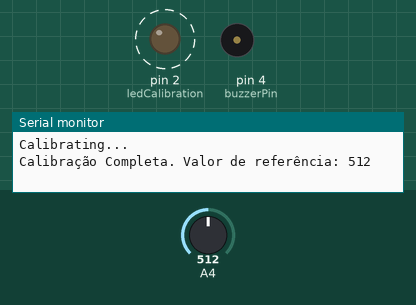
Recording of a sketch running on a simulated Arduino Mega 2560, built with avr-gcc and run on an emulated ATmega2560. Shown: output pins drawn as LEDs (lit = HIGH), buzzer (waves = sounding, pin HIGH), the last lines printed to the serial monitor. Dashed ring = blinking. The test bench sets the inputs (shaded band); at power-on: A4 = 512.

Above: at 11.2 s.
11.3 s: A4 set to 475
14.5 s: A4 set to 447
At 16.9 s:
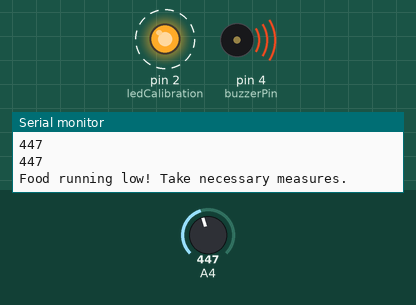
17.7 s: A4 set to 510
At 19.9 s:
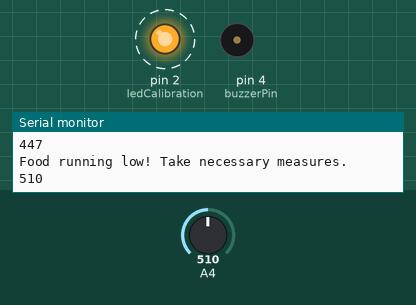
20.9 s: A4 set to 306
At 22.4 s:
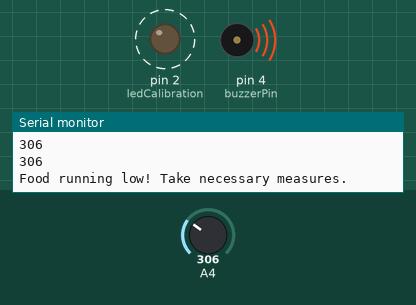
Timing chart, 0 to 25.1 s (numbered marks = the images above; inputs shaded):
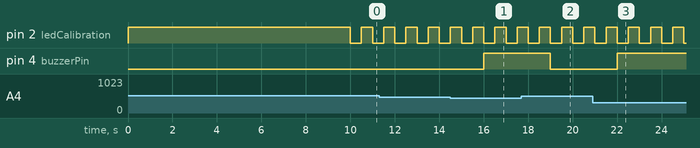

Measured:
- the behaviour switches between 461 and 460 on A4 (found by bisection; images 0 and 1)
- after the input at 14.5 s, pin 4 (buzzerPin): LOW → HIGH after 1.5 s
- after the input at 17.7 s, pin 4 (buzzerPin): HIGH → LOW after 1.3 s
- after the input at 20.9 s, pin 4 (buzzerPin): LOW → HIGH after 1.1 s
- by itself, pin 2 (ledCalibration): alternates HIGH for 0.50 s and LOW for 0.50 s

The sketch:

prototype2.ino
```cpp
const int ldrPin = 36;      // Pino do LDR
const int buzzerPin = 4;   // Pino do Buzzer
const int ledCalibration = 2; //Led indicador de calibração
//-----------------------------------------------------------
const int calibrationTime = 10000;  // Tempo de calibração em milissegundos
const int calibrationInterval = 1000;  // Intervalo de amostragem durante a calibração em milissegundos
const float detectionThreshold = 0.9;  // Limite de detecção em relação ao valor de referência
//Esse valor é alterado de acordo com testes
int ldrValue = 0;           // Valor lido do LDR
int threshold = 500;        // Limiar de luminosidade para acionar o buzzer
int referenceValue;      //Valor que o sistema vai comparar

void setup() {
  pinMode(ldrPin, INPUT);
  pinMode(ledCalibration, OUTPUT);
  pinMode(buzzerPin, OUTPUT);
  Serial.begin(9600);
  calibrateSystem();
}

void loop() {
// Calibração automática
  //calibrateSystem();
// Indica visualmente ao usuário que a calibração findou
  calibrationCompleted();
// Verificar estado do sistema
  checkSystemState();
  digitalWrite(ledCalibration, HIGH);
}

void calibrateSystem() {
  Serial.println("Calibrating...");
  digitalWrite(ledCalibration, HIGH);
  // Inicializar variáveis
  long startTime = millis();
  int totalSamples = 0;
  long calibrationEndTime = startTime + calibrationTime;

  // Realizar aquisição de amostras durante o tempo de calibração
  while (millis() < calibrationEndTime) {
    ldrValue += analogRead(ldrPin);
    totalSamples++;
    delay(calibrationInterval);
  }
  // Calcular valor de referência
  referenceValue = ldrValue / (float)totalSamples;
  Serial.print("Calibração Completa. Valor de referência: ");
  Serial.println(referenceValue);
  // Reinicializar variáveis para próxima calibração
  ldrValue = 0;
}
void calibrationCompleted() {
  for (int repetition = 0; repetition < 3; repetition++){
  digitalWrite(ledCalibration, LOW);
  delay(500);
  digitalWrite(ledCalibration, HIGH);
  delay(500);
  }
}
void checkSystemState() {
    // Fazer a leitura atual do LDR
    int currentValue = analogRead(ldrPin);
    Serial.println(analogRead(ldrPin));
    // Comparar com o valor de referência
    if (currentValue < referenceValue * detectionThreshold) {
      // Ativar o alarme
      Serial.println(analogRead(ldrPin));
      Serial.println("Food running low! Take necessary measures.");
      // TODO: Acionar o alarme, por exemplo, acender um LED ou emitir um som
      digitalWrite(buzzerPin, HIGH); // Ativa o Buzzer
    }else {
      digitalWrite(buzzerPin, LOW);  // Desativa o Buzzer
  }
}
```
